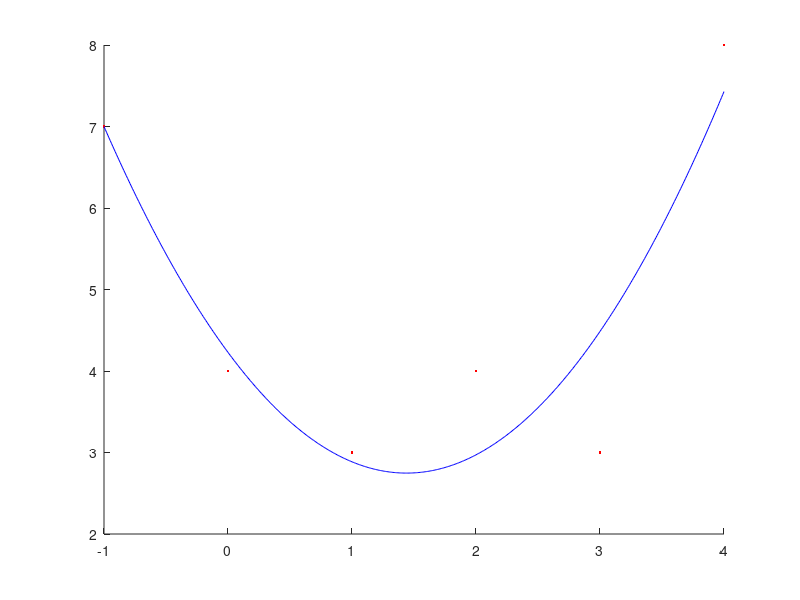

This figure's MATLAB source:
% Konsta Keski-Mattinen 27.3.2021

%Ax=b
A=[(-1)^2,-1, 1;
    (0)^2, 0, 1;
    (1)^2, 1, 1;
    (2)^2, 2, 1;
    (3)^2, 3, 1;
    (4)^2, 4, 1];

% x= [a;b;c]

b= [7;4;3;4;3;8];

temp = rref([A'*A, A'*b]);
d= temp(:,end)

xplot = (A(1,2):0.01:A(end, 2))';
yplot = [xplot.^2, xplot, ones(size(xplot))]*d;


figure(); hold on
plot(A(:,2), b(:,1), 'r.');
plot(xplot, yplot, 'b');